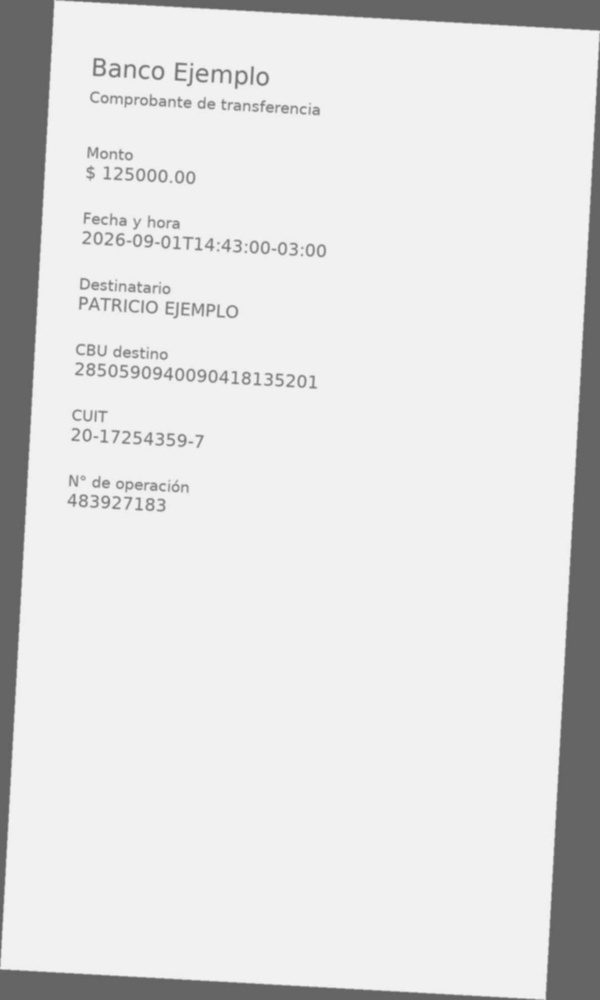
#> input picture apps/api/samples/images/low_quality_skewed.jpg, 600 x 1000 px, shrunk from 1186 x 1978 before the run
$ python -i preprocess.py   (imports and definitions only)
#> lines starting #> are read from the running program, lines starting #| are printed output that depends on the picture; after the words box and inside, x2 and y2 are one past the last pixel; in counts of white or black regions, pixels touching at a corner belong together
#> further down, picture is the input picture: shape (1000, 600, 3); min 95, max 248, mean 223.1
"""Bounded, deterministic preprocessing applied on the OCR adapter's single
retry attempt (slice 3b). Adapter-only per `docs/ARCHITECTURE.md` §5: `cv2`
never crosses into `domain/` or `application/` (ruff banned-api).

Traces to design.md's OCR retry state machine: "deskew (min-area rect over
the binarized text mask, |angle| <= 15 degrees) -> CLAHE contrast
normalization -> unsharp mask (fixed parameters, no randomness -
determinism requirement)". Every parameter below is a literal constant —
there is no random or time-based input anywhere in this module, so calling
`preprocess` twice on the same array always returns byte-identical output.
"""

from __future__ import annotations

import cv2  # noqa: TID251 -- adapters/** is exempt, see pyproject.toml
import numpy as np

MAX_DESKEW_DEGREES: float = 15.0
CLAHE_CLIP_LIMIT: float = 2.0
CLAHE_TILE_GRID_SIZE: tuple[int, int] = (8, 8)
UNSHARP_AMOUNT: float = 1.5
UNSHARP_SIGMA: float = 1.0


def _to_gray(image: np.ndarray) -> np.ndarray:
    return cv2.cvtColor(image, cv2.COLOR_BGR2GRAY) if image.ndim == 3 else image


def _deskew_angle(gray: np.ndarray) -> float:
    """Estimate the skew angle from the min-area rect of the binarized text
    mask, clamped to `+-MAX_DESKEW_DEGREES`. Returns `0.0` when no
    foreground pixels are found (a blank/near-blank image)."""
    _, binary = cv2.threshold(gray, 0, 255, cv2.THRESH_BINARY_INV | cv2.THRESH_OTSU)
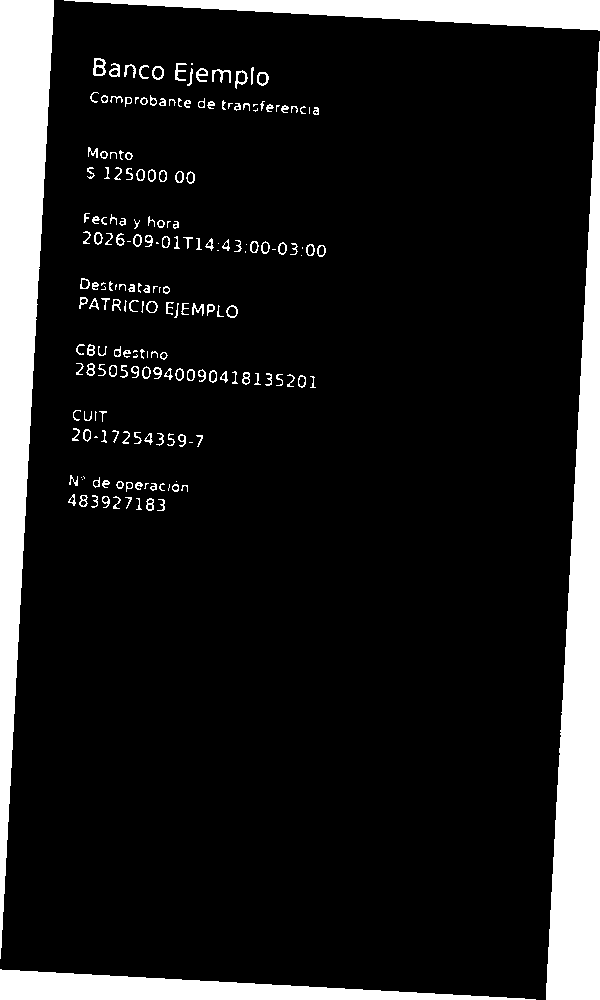
#> binary: shape (1000, 600); 12.7% white; 199 white regions (37 under 20 px), largest, box (x1, y1, x2, y2) and area: (546, 41, 600, 1000) 26467, (0, 0, 54, 959) 26466, (64, 0, 600, 31) 8446
    coords = cv2.findNonZero(binary)
#> coords = contour of 76476 points, box (x1, y1, x2, y2) (0, 0, 600, 1000), area 0
    if coords is None:
        return 0.0

    rect_angle = cv2.minAreaRect(coords)[-1]
#> rect_angle = -90
    # cv2.minAreaRect reports an angle in [-90, 0); normalize to the
    # nearest-axis rotation that would make the box upright.
    angle = -(90 + rect_angle) if rect_angle < -45 else -rect_angle
#> angle = 0
    return max(-MAX_DESKEW_DEGREES, min(MAX_DESKEW_DEGREES, angle))


def deskew(image: np.ndarray) -> np.ndarray:
    """Rotate `image` to correct skew, bounded to
    `+-MAX_DESKEW_DEGREES` (design.md: never an unbounded correction)."""
    angle = _deskew_angle(_to_gray(image))
#> angle = 0
    if angle == 0.0:
        return image
    height, width = image.shape[:2]
    matrix = cv2.getRotationMatrix2D((width / 2, height / 2), angle, 1.0)
    return cv2.warpAffine(
        image, matrix, (width, height), flags=cv2.INTER_CUBIC, borderMode=cv2.BORDER_REPLICATE
    )


def normalize_contrast(image: np.ndarray) -> np.ndarray:
    """Apply CLAHE contrast normalization with fixed parameters."""
    is_color = image.ndim == 3
#> is_color = True
    gray = _to_gray(image)
    clahe = cv2.createCLAHE(clipLimit=CLAHE_CLIP_LIMIT, tileGridSize=CLAHE_TILE_GRID_SIZE)
    equalized = clahe.apply(gray)
    return cv2.cvtColor(equalized, cv2.COLOR_GRAY2BGR) if is_color else equalized
#> returned value: shape (1000, 600, 3)


def sharpen(image: np.ndarray) -> np.ndarray:
    """Fixed-parameter unsharp mask."""
    blurred = cv2.GaussianBlur(image, (0, 0), UNSHARP_SIGMA)
    return cv2.addWeighted(image, 1 + UNSHARP_AMOUNT, blurred, -UNSHARP_AMOUNT, 0)
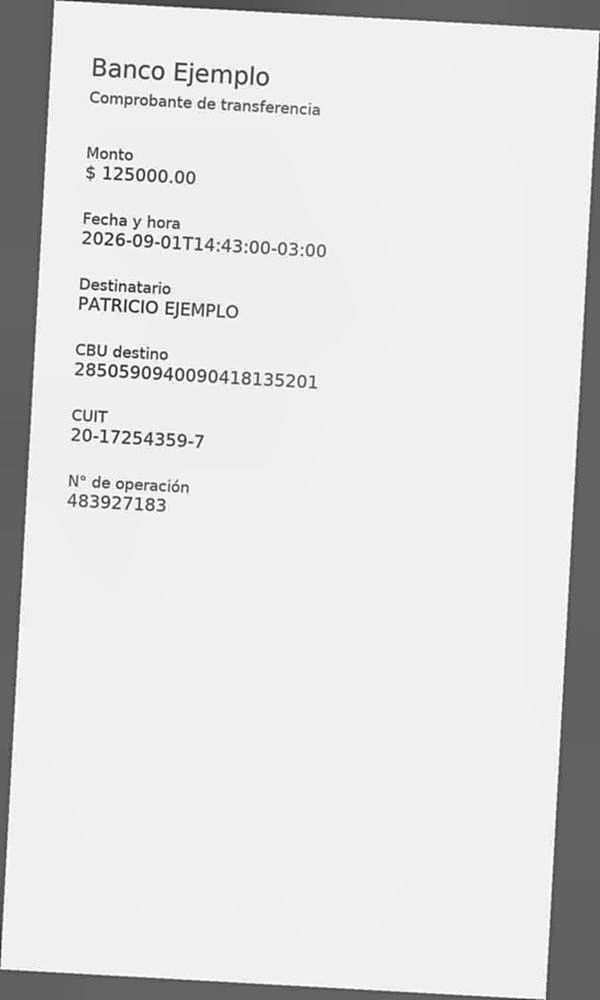
#> returned value: shape (1000, 600, 3); min 18, max 255, mean 221.2


def preprocess(image: np.ndarray) -> np.ndarray:
    """The single bounded preprocessing pass applied on the OCR adapter's
    one retry attempt: deskew -> CLAHE -> unsharp mask, in that order."""
    return sharpen(normalize_contrast(deskew(image)))

>>> import cv2
>>> picture = cv2.imread('../../../../samples/images/low_quality_skewed.jpg')
>>> result = preprocess(picture)

$ run again, on apps/api/samples/images/clean_valid_transfer.png
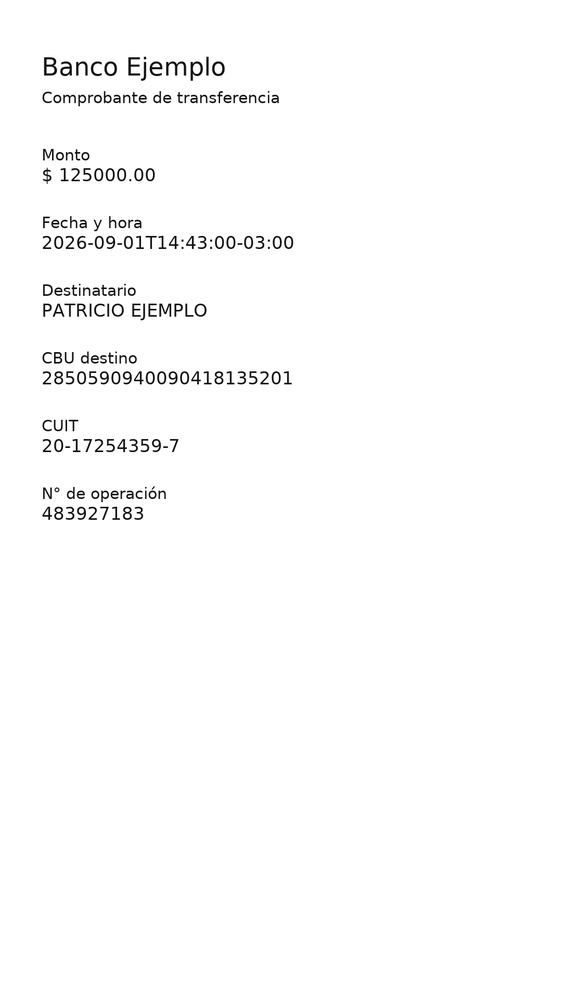
#> input picture apps/api/samples/images/clean_valid_transfer.png, 562 x 1000 px, shrunk from 1080 x 1920 before the run
#> picture is the input picture: shape (1000, 562, 3); min 0, max 255, mean 251.7
#> in _deskew_angle, `_, binary = cv2.threshold(gray, 0, 255, cv2.THRESH_BINARY_INV | cv2.TH..`:
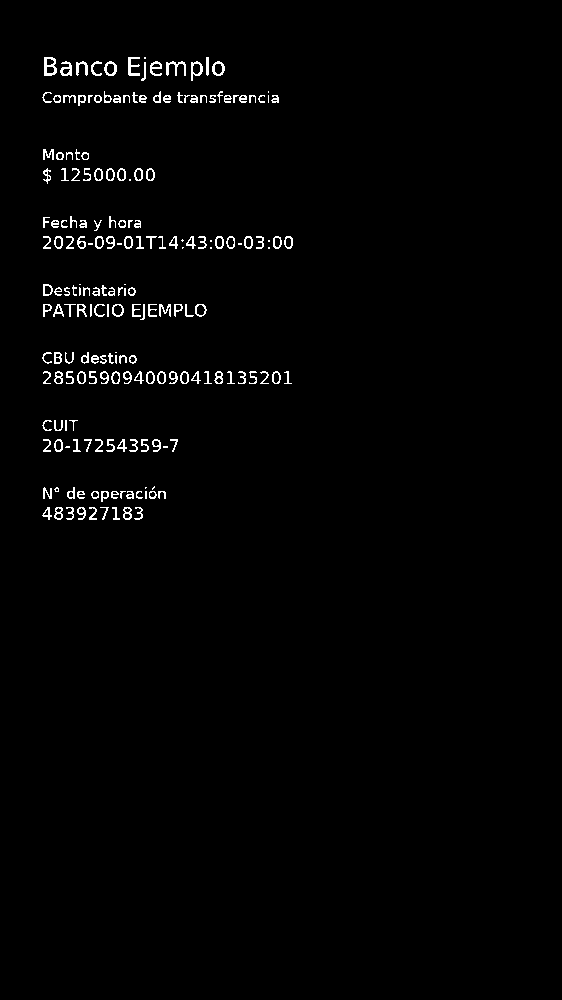
#> binary: shape (1000, 562); 1.5% white in thin lines or dots, all inside (x1, y1, x2, y2) = (42, 57, 293, 520)
#> coords = contour of 8307 points, box (x1, y1, x2, y2) (42, 57, 293, 520), area 9444
#> rect_angle = -90
#> in _deskew_angle, `angle = -(90 + rect_angle) if rect_angle < -45 else -rect_angle`: angle = 0
#> is_color = True
